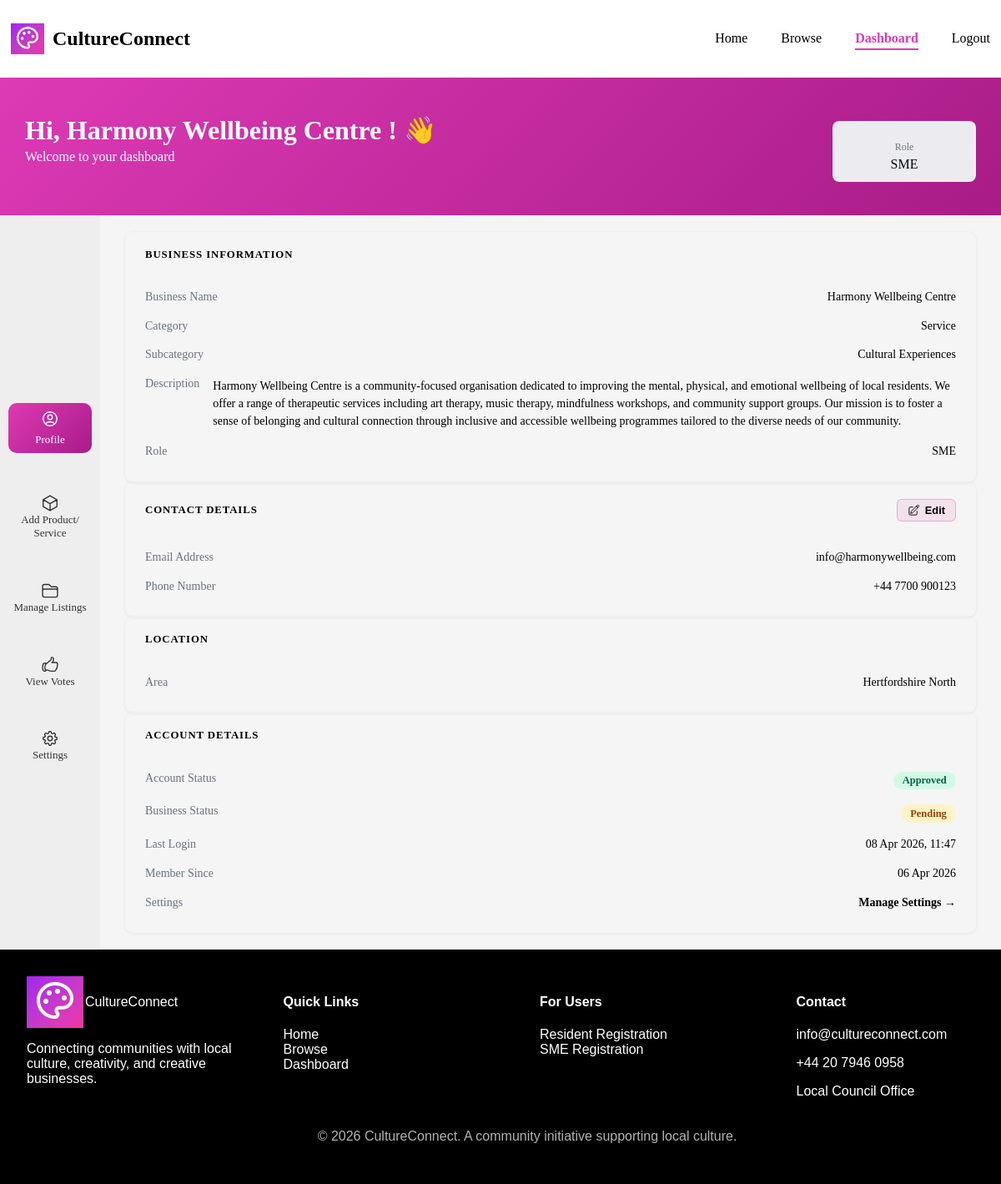
Screenshot of /frontend/pages/dashboard.php?page=profile (signed in) with the database file from the repository.
### tables this page shows
CREATE TABLE `sme_profiles` (
  `sme_id` int(11) NOT NULL,
  `business_name` varchar(150) NOT NULL,
  `approval_status` varchar(50) NOT NULL,
  `created_at` timestamp NOT NULL DEFAULT current_timestamp(),
  `area_id` int(11) NOT NULL,
  `description` text NOT NULL,
  `phone` varchar(20) NOT NULL,
  `user_id` int(11) NOT NULL,
  `subcategory_id` int(11) NOT NULL
);

CREATE TABLE `product_service_categories` (
  `category_id` int(11) NOT NULL,
  `category_name` varchar(50) NOT NULL
);

CREATE TABLE `product_service_subcategories` (
  `subcategory_id` int(11) NOT NULL,
  `category_id` int(11) NOT NULL,
  `subcategory_name` varchar(100) NOT NULL
);

CREATE TABLE `users` (
  `user_id` int(11) NOT NULL,
  `password_hash` varchar(255) NOT NULL,
  `last_login` timestamp NOT NULL DEFAULT current_timestamp(),
  `account_status` enum('pending','approved','rejected') NOT NULL DEFAULT 'pending',
  `role` varchar(50) NOT NULL,
  `email_address` varchar(100) NOT NULL
);

CREATE TABLE `areas` (
  `area_id` int(11) NOT NULL,
  `area_name` varchar(100) NOT NULL,
  `description` text NOT NULL,
  `postcode` varchar(20) NOT NULL,
  `latitude` decimal(9,6) DEFAULT NULL,
  `longitude` decimal(9,6) DEFAULT NULL
);

### frontend/pages/profile.php (the view, shortened to what this page needs)
<?php
$user_id = $_SESSION['user_id'];
$role    = $_SESSION['user_role'];
$prf_user_stmt = $conn->prepare("SELECT email_address, role, account_status, last_login FROM users WHERE user_id = ? LIMIT 1");
$prf_user_stmt->bind_param("i", $user_id);
$prf_user_stmt->execute();
$prf_user = $prf_user_stmt->get_result()->fetch_assoc();
$prf_profile   = [];
$prf_area_name = 'N/A';
if ($role === 'SME') {
    $prf_p_stmt = $conn->prepare("
        SELECT sp.business_name, sp.approval_status, sp.description,
               sp.phone, sp.created_at,
               a.area_name,
               psc.subcategory_name,
               pc.category_name
        FROM sme_profiles sp
        LEFT JOIN areas a                            ON sp.area_id        = a.area_id
        LEFT JOIN product_service_subcategories psc  ON sp.subcategory_id = psc.subcategory_id
        LEFT JOIN product_service_categories pc      ON psc.category_id   = pc.category_id
        WHERE sp.user_id = ?
        LIMIT 1
    ");
    $prf_p_stmt->bind_param("i", $user_id);
    $prf_p_stmt->execute();
    $prf_profile   = $prf_p_stmt->get_result()->fetch_assoc() ?? [];
    $prf_area_name = $prf_profile['area_name'] ?? 'N/A';
}
 function prf_safe(string $val): string {
    return htmlspecialchars($val, ENT_QUOTES, 'UTF-8');
}
$prf_status_map = [
    'approved' => ['label' => 'Approved', 'class' => 'prf-badge--approved'],
    'pending'  => ['label' => 'Pending',  'class' => 'prf-badge--pending'],
    'rejected' => ['label' => 'Rejected', 'class' => 'prf-badge--rejected'],
];
$prf_account_status = $prf_user['account_status'] ?? 'pending';
$prf_status_info    = $prf_status_map[$prf_account_status] ?? ['label' => ucfirst($prf_account_status), 'class' => 'prf-badge--pending'];
?>
        <div class="prf-card">
            <h3 class="prf-card-title">
                <?= $role === 'SME' ? 'Business Information' : 'Personal Information' ?>
            </h3>
            <?php if ($role === 'SME') : ?>
                <div class="prf-row">
                    <span class="prf-label">Business Name</span>
                    <span class="prf-value"><?= prf_safe($prf_profile['business_name'] ?? 'N/A') ?></span>
                </div>
                <div class="prf-row">
                    <span class="prf-label">Category</span>
                    <span class="prf-value"><?= prf_safe($prf_profile['category_name'] ?? 'N/A') ?></span>
                </div>
                <div class="prf-row">
                    <span class="prf-label">Subcategory</span>
                    <span class="prf-value"><?= prf_safe($prf_profile['subcategory_name'] ?? 'N/A') ?></span>
                </div>
                <div class="prf-row">
                    <span class="prf-label">Description</span>
                    <span class="prf-value prf-value--wrap"><?= prf_safe($prf_profile['description'] ?? 'N/A') ?></span>
                </div>
            <?php endif; ?>
            <div class="prf-row">
                <span class="prf-label">Role</span>
                <span class="prf-value"><?= prf_safe($role) ?></span>
            </div>
        </div>
        <div class="prf-card">
            <div class="prf-card-title-row">
                <h3 class="prf-card-title">Contact Details</h3>
                <button class="prf-edit-btn" onclick="prfOpenModal()">
                    Edit
                </button>
            </div>
            <div class="prf-row">
                <span class="prf-label">Email Address</span>
                <span class="prf-value" id="prf-display-email"><?= prf_safe($prf_user['email_address'] ?? 'N/A') ?></span>
            </div>
            <div class="prf-row">
                <span class="prf-label">Phone Number</span>
                <span class="prf-value" id="prf-display-phone"><?= prf_safe($prf_profile['phone'] ?? 'N/A') ?></span>
            </div>
        </div>
        <div class="prf-card">
            <h3 class="prf-card-title">Location</h3>
            <div class="prf-row">
                <span class="prf-label">Area</span>
                <span class="prf-value"><?= prf_safe($prf_area_name) ?></span>
            </div>
        </div>
        <div class="prf-card">
            <h3 class="prf-card-title">Account Details</h3>
            <div class="prf-row">
                <span class="prf-label">Account Status</span>
                <span class="prf-value">
                    <span class="prf-badge <?= $prf_status_info['class'] ?>"><?= $prf_status_info['label'] ?></span>
                </span>
            </div>
            <?php if ($role === 'SME') : ?>
                <?php
                    $prf_sme_status      = $prf_profile['approval_status'] ?? 'pending';
                    $prf_sme_status_info = $prf_status_map[$prf_sme_status] ?? ['label' => ucfirst($prf_sme_status), 'class' => 'prf-badge--pending'];
                ?>
                <div class="prf-row">
                    <span class="prf-label">Business Status</span>
                    <span class="prf-value">
                        <span class="prf-badge <?= $prf_sme_status_info['class'] ?>"><?= $prf_sme_status_info['label'] ?></span>
                    </span>
                </div>
            <?php endif; ?>
            <div class="prf-row">
                <span class="prf-label">Last Login</span>
                <span class="prf-value">
                    <?= !empty($prf_user['last_login']) ? date('d M Y, H:i', strtotime($prf_user['last_login'])) : 'N/A' ?>
                </span>
            </div>
            <div class="prf-row">
                <span class="prf-label">Member Since</span>
                <span class="prf-value">
                    <?= !empty($prf_profile['created_at']) ? date('d M Y', strtotime($prf_profile['created_at'])) : 'N/A' ?>
                </span>
            </div>
            <div class="prf-row">
                <span class="prf-label">Settings</span>
                <span class="prf-value">
                    <a href="?page=settings" class="prf-settings-link">Manage Settings →</a>
                </span>
            </div>
        </div>
    </div>
</div>

### frontend/css/styles.css (style rules this page uses)
* { padding: 0px; }
html, body { margin: 0; padding: 0; width: 100%; overflow-x: hidden; }
.prf-card { background: var(--prf-white); border: 1px solid var(--prf-grey); border-radius: 10px; padding: 1.25rem 1.5rem; box-shadow: 0 1px 4px rgba(35,12,51,.07); }
.prf-card-title { font-size: 0.8rem; font-weight: 700; color: var(--prf-violet); text-transform: uppercase; letter-spacing: 0.07em; margin: 0 0 1rem; padding-bottom: 0.65rem; border-bottom: 2px solid var(--prf-grey); }
.prf-card-title-row { display: flex; align-items: center; justify-content: space-between; margin-bottom: 1rem; padding-bottom: 0.65rem; border-bottom: 2px solid var(--prf-grey); }
.prf-card-title-row .prf-card-title { margin: 0; padding: 0; border: none; }
.prf-row { display: flex; justify-content: space-between; align-items: flex-start; gap: 1rem; padding: 0.55rem 0; border-bottom: 1px solid #f5f5f5; font-size: 0.875rem; }
.prf-row:last-child { border-bottom: none; }
.prf-label { color: #6b7280; font-weight: 500; white-space: nowrap; flex-shrink: 0; }
.prf-value { color: var(--prf-violet); font-weight: 400; text-align: right; word-break: break-word; }
.prf-value--wrap { text-align: left; line-height: 1.5; }
.prf-edit-btn { display: inline-flex; align-items: center; gap: 0.35rem; font-size: 0.8rem; font-weight: 600; color: var(--prf-fuchsia); background: rgba(224,1,128,.08); border: 1px solid rgba(224,1,128,.25); border-radius: 6px; padding: 0.3rem 0.75rem; cursor: pointer; transition: background 0.15s, border-color 0.15s; }
.prf-badge { display: inline-block; padding: 0.2rem 0.7rem; border-radius: 20px; font-size: 0.78rem; font-weight: 600; }
.prf-badge--approved { background: #d1fae5; color: #065f46; }
.prf-badge--pending { background: #fef3c7; color: #92400e; }
.prf-settings-link { color: var(--prf-fuchsia); text-decoration: none; font-weight: 600; font-size: 0.875rem; }

### rows the page displays
sme_profiles: business_name "Harmony Wellbeing Centre", product_service_categories.category_name "Service", subcategory.subcategory_name "Cultural Experiences", description "Harmony Wellbeing Centre is a community-focused organisation dedicated to improving the mental, physical, and emotional wellbeing of local residents. We offer a range of therapeutic services including art therapy, music therapy, mindfulness workshops, and community support groups. Our mission is to foster a sense of belonging and cultural connection through inclusive and accessible wellbeing programmes tailored to the diverse needs of our community.", phone "+44 7700 900123", area.area_name "Hertfordshire North", approval_status "Pending", created_at "06 Apr 2026"
users: email_address "info@harmonywellbeing.com", account_status "Approved", last_login "08 Apr 2026, 11:47"

### other values shown
$_SESSION['business_name'] "Harmony Wellbeing Centre"
$_SESSION['user_role'] "SME"
prf_safe($role) "SME"
